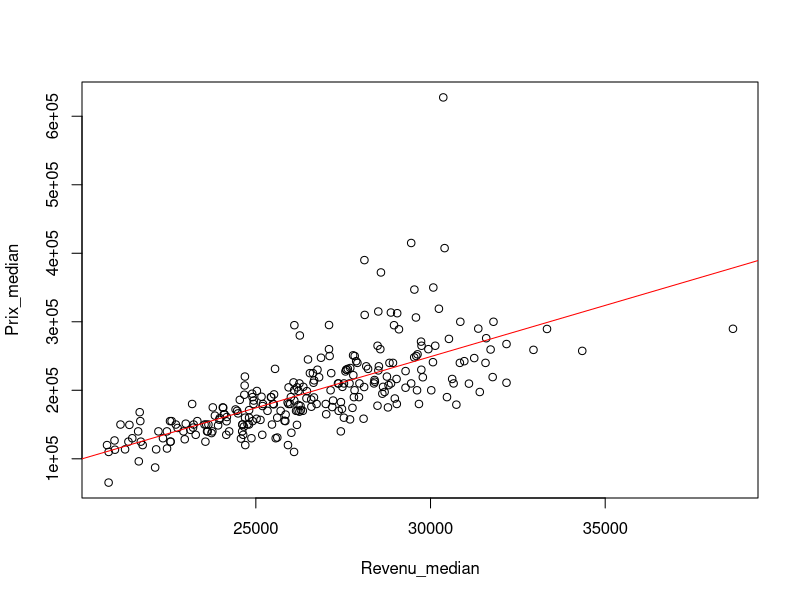
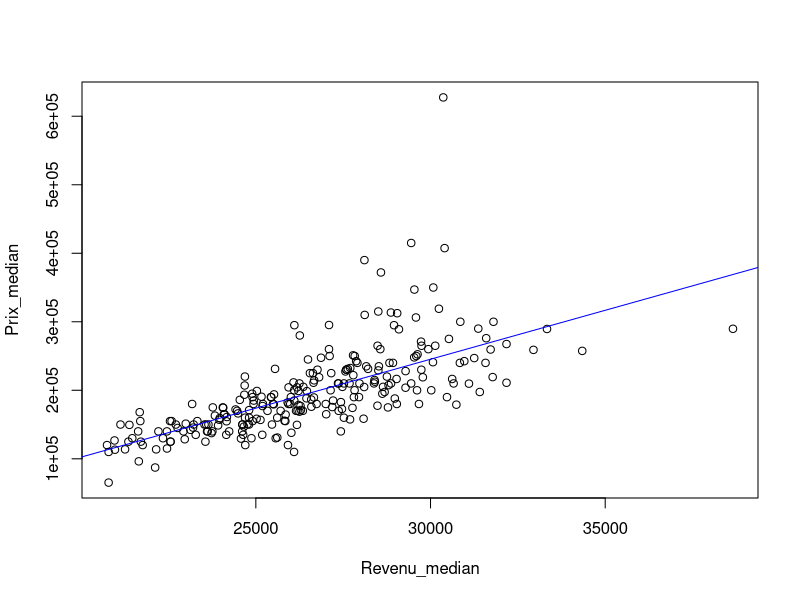

Generate these figures, in order, with R:
data=read.table("Regression.txt", header=T)
attach(data)

#Exercice 2
#1

#donnee manquante
summary(data)

#dans la variable prix median, on a 5 NA
#NA = not available

#commune ayant les donnees manquantes
Commune[is.na(Prix_median)]

#On n'a pas le prix median pour les communes
#"Ambleve" "Fauvillers" "Daverdisse" "Herbeumont" "MeixdevantVirton"

#2

?cor
cor(Prix_median,Revenu_median,use="complete.obs")

#attention on doit enlever les NA
#On a une correlation positive, relation linéaire et croissant

#3
#Droite de régression
#lm = linear model
#Prix_median~Revenu_median  ~ = en fonction de ..

reg1=lm(Prix_median~Revenu_median)
b1=reg1$coefficients[1] #ordonnee à l'origine
a1=reg1$coefficients[2] #pente

#dessin des points + droites
plot(Revenu_median, Prix_median)
abline(reg1,col="red") #rajoute la droite de reg

#la droite passe bien dans le nuage de points
#le nuage de point est croissant et la droite aussi

#4
#on veut le coeff de détermination
summary(reg1)

#La valeur qui nous interesse est le multiple R-squared
#donc 0.4765
#Il y a donc 47.5% de la variance du prix_median qui est expliqué par la regression
#lineaire

#5
#on utilise l'équ de la reg qui est a1*x+b1
#le x est le revenu median des gens de la commune

#pour la communed'Ambleve
a1*Revenu_median[Commune=="Ambleve"]+b1
#la valeur du prix median estimé par la reg est 20552.7

#pour la commune de Fauvillers
a1*Revenu_median[Commune=="Fauvillers"]+b1
#la valeur du prix median estimé par la reg est 270327.7


#6
#on va identifier les points bizarres
#on ouvre une fenetre à part

#windows() #windows
#quartz() #mac
#dev.new() #linux

plot(Revenu_median, Prix_median)
#on identifie les points

#identify(Revenu_median,Prix_median)

#les donnees identifiées sont la 22 et la 182
Commune[22] #Lasnes
Commune[182] #Attert

#7
#on refait la regression sans la 22ème observation
reg2=lm(Prix_median[-22]~Revenu_median[-22])
a2=reg2$coefficients[2] #pente
b2=reg2$coefficients[1] #ordonnee origine

#on trace la deuxieme regression
abline(reg2,col="blue")
#ajoute la legende
#la deuxieme regression à une pente plus petite que la premiere
#la droite rouge est "attirée" par le point 22, ce qui fait
#augmenter sa pente. Sans le point 22, la pente diminue.
#les regressions par les moindres carrés sont influencées par
#les données externes

#8
#comparer des residus du point 182 pour les deux regressions
# 182 est la commun de attert
reg1$residuals[182] #donne theoriquement le residu de l'observation

#sauf qu'ici, il y a des données manquantes (donc supprimees)
#les indices des donnees sont décalés

#il est plus facile de le faire à la main
#residu=vraie valeur-valeur approximée (par a1*x+b1)
#pour la premiere regression
Prix_median[Commune=="Attert"]-(a1*Revenu_median[Commune=="Attert"]+b1)
#le residu vaut -88882.21 

#pour la deuxieme regression
Prix_median[Commune=="Attert"]-(a2*Revenu_median[Commune=="Attert"]+b2)
#le residu vaut -79289.22

#les residus sont grands : ce qui est attendu puisque le point
#est loin des droites de regressions
#les residus sont négatifs : ce qui est attendu, car les droites
#surestiment la valeur du prix median pour ce point (car elle est au
#dessus du point)

#9
summary(reg2)
# les coefficients de det est Multiple R-squared:  0.529
#Il y a donc 52% de la variabilité expliquée par la deuxieme reg
#lineaire, ce qui est plus que pour la premiere (il valait 47,6%)
#donc la ceuxieme regression est plus representative
